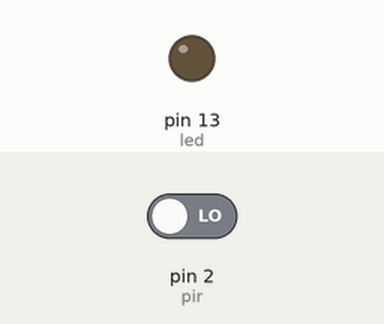
Recording of a sketch running on a simulated Arduino Uno, built with avr-gcc and run on an emulated ATmega328P. On the bench: output pins drawn as LEDs (lit = HIGH). Inputs (shaded band) come from the test bench; at power-on: pin 2 (pir) LOW.

Above: at 1.2 s.
1.3 s: pin 2 (pir) driven HIGH
At 2.0 s:
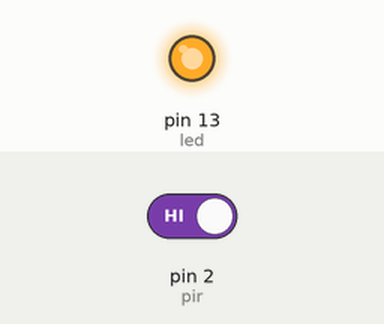
2.8 s: pin 2 (pir) driven LOW
At 3.1 s:
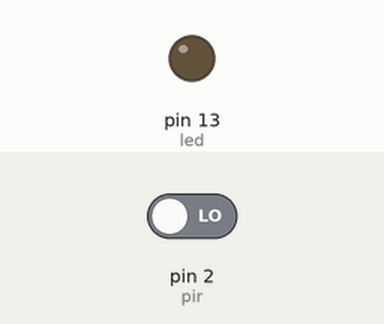
Timing chart, 0 to 5.8 s (numbered marks = the images above; inputs shaded):
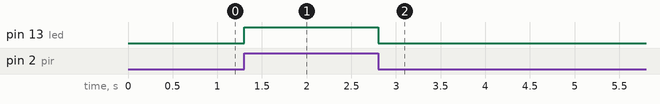

Measured:
- after the input at 1.3 s, pin 13 (led): LOW → HIGH at once
- after the input at 2.8 s, pin 13 (led): HIGH → LOW at once

The sketch:

pir.ino
```cpp
#define pir 2
#define led 13
int deger;

void setup() {
  pinMode(pir, INPUT); // PIR giriş yapıldı.
  pinMode(led, OUTPUT); // LED çıkış yapıldı.
}

void loop(){
  deger = digitalRead(pir);  // Dijital değer okuması

  if (deger == 1) {
    digitalWrite(led, HIGH); // Okunan değer 1 olunca led yakılıyor
  }
  else{
    digitalWrite(led,LOW); // Okunan değer 1 olmazsa led söndürülüyor.
  }
}
```
